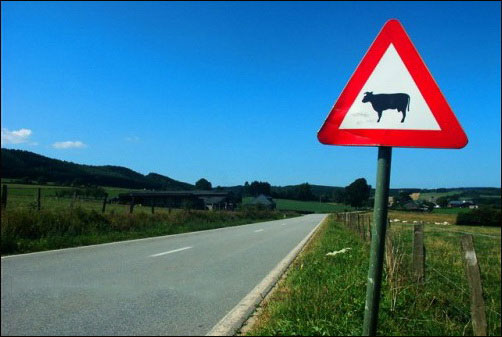
#> input picture src/resource/test4.jpg, 502 x 337 px
$ python b.py   (older library calls are emulated)
#> lines starting #> are read from the running program, lines starting #| are printed output that depends on the picture; after the words box and inside, x2 and y2 are one past the last pixel; in counts of white or black regions, pixels touching at a corner belong together
import cv2
import numpy as np
import math
def getCenter(_max_contour):
    cx = 0
    cy = 0
    A = 0
    for i in range(len(_max_contour) - 1):
        xi = _max_contour[i][0][0]
        yi = _max_contour[i][0][1]
        xii = _max_contour[i + 1][0][0]
        yii = _max_contour[i + 1][0][1]
        tmp = (xi * yii) - (xii * yi)
        cx += (xi + xii) * tmp
        cy += (yi + yii) * tmp
        A += (xi * yii) - (xii * yi)
    A /= 2
    cx /= 6 * A
    cy /= 6 * A
    # cv2.circle(img_out, (int(cx), int(cy)), 2, (0, 255, 255), -1)
    return cx, cy


img_in = cv2.imread("./../resource/test4.jpg")
#> img_in is the input picture: shape (337, 502, 3); mean B, G, R 139.2, 113.6, 63.6
# pre-process the image by resizing it, converting it to
# graycale, blurring it, and computing an edge map
w, h, c = img_in.shape #img_in is the input image
#> w = 337; h = 502; c = 3
cv2.namedWindow("output");
cv2.moveWindow("output", 400,300);
cv2.namedWindow("input");
cv2.moveWindow("input", 400 + h + 50,300);
resize_coeff = 1
img = cv2.resize(img_in, (int(resize_coeff*h), int(resize_coeff*w)))

gray = cv2.cvtColor(img_in, cv2.COLOR_BGR2GRAY) # 흑백사진
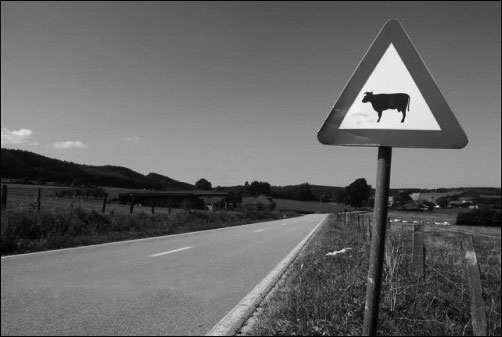
#> gray: shape (337, 502); min 1, max 253, mean 101.5
img = cv2.medianBlur(gray, 5) #Blur
img = cv2.Canny(img, 55, 190) #외곽선 추출
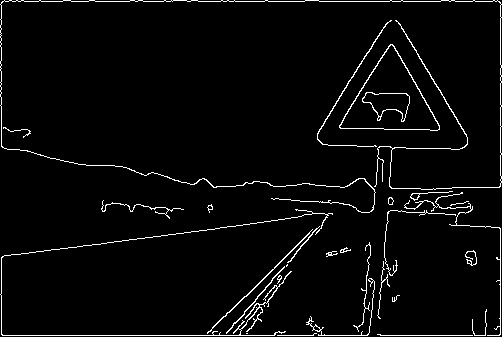
#> img: shape (337, 502); 3.4% white in thin lines or dots

img, contours, hierarchy = cv2.findContours(img, cv2.RETR_TREE, cv2.CHAIN_APPROX_SIMPLE)
#> contours = 41 contours, 22 with area under 20; largest, box (x1, y1, x2, y2) and area: (339, 44, 440, 131) 4582, (339, 44, 440, 131) 4481, (362, 92, 410, 122) 774, (362, 92, 410, 122) 738, (0, 0, 502, 213) 148
# print(contours)
max_index, max_area = max(enumerate([cv2.contourArea(x) for x in contours]), key = lambda x: x[1])
#> max_index = 34; max_area = 4582
# print(max_area, max_index)
max_contour = contours[max_index]
#> max_contour = contour of 141 points, box (x1, y1, x2, y2) (339, 44, 440, 131), area 4582

img_out = cv2.resize(img_in, (int(resize_coeff*h), int(resize_coeff*w)))
# print([max_contour][0])
cx, cy= getCenter(max_contour)
#> the loop in getCenter, `for i in range(len(_max_contour) - 1):` made 140 passes
#> (xi, yi, xii, yii, tmp, cx, cy, A) on passes 1 to 12: (390, 44, 388, 46, 868, 675304, 78120, 868), (388, 46, 388, 47, 388, 976392, 114204, 1256), (388, 47, 386, 49, 870, 1649772, 197724, 2126), (386, 49, 386, 50, 386, 1947764, 235938, 2512), (386, 50, 384, 52, 872, 2619204, 324882, 3384), (384, 52, 384, 53, 384, 2914116, 365202, 3768), (384, 53, 382, 55, 874, 3583600, 459594, 4642), (382, 55, 382, 56, 382, 3875448, 501996, 5024), (382, 56, 380, 58, 876, 4542960, 601860, 5900), (380, 58, 380, 59, 380, 4831760, 646320, 6280), (380, 59, 378, 61, 878, 5497284, 751680, 7158), (378, 61, 378, 62, 378, 5783052, 798174, 7536)
#> after the loop in getCenter, `for i in range(len(_max_contour) - 1):`: A = -9252; cx = -10785524; cy = -2740554
#> in getCenter, `A /= 2`: A = -4626
#> in getCenter, `cx /= 6 * A`: cx = 388.6
#> in getCenter, `cy /= 6 * A`: cy = 98.74
#> cx = 388.6; cy = 98.74
cv2.drawContours(img_out, [max_contour], 0, (0, 255, 100), 2)


tmp = max_contour * 4 // 3
#> tmp = contour of 141 points, box (x1, y1, x2, y2) (452, 58, 586, 174), area 8148
_cx, _cy= getCenter(tmp)
#> the loop in getCenter (call 2), `for i in range(len(_max_contour) - 1):` made 140 passes
#> (xi, yi, xii, yii, tmp, cx, cy, A) on passes 1 to 12: (520, 58, 517, 61, 1734, 1798158, 206346, 1734), (517, 61, 517, 62, 517, 2332736, 269937, 2251), (517, 62, 514, 65, 1737, 4123583, 490536, 3988), (514, 65, 514, 66, 514, 4651975, 557870, 4502), (514, 66, 512, 69, 1674, 6369499, 783860, 6176), (512, 69, 512, 70, 512, 6893787, 855028, 6688), (512, 70, 509, 73, 1746, 8676453, 1104706, 8434), (509, 73, 509, 74, 509, 9194615, 1179529, 8943), (509, 74, 506, 77, 1749, 10969850, 1443628, 10692), (506, 77, 506, 78, 506, 11481922, 1522058, 11198), (506, 78, 504, 81, 1674, 13172662, 1788224, 12872), (504, 81, 504, 82, 504, 13680694, 1870376, 13376)
#> (xi, yi, xii, yii, tmp) on pass 26: (488, 106, 488, 108, 976)
for i in range(len(tmp)):
    tmp[i][0][0] = tmp[i][0][0] - (_cx - cx)
    tmp[i][0][1] = tmp[i][0][1] - (_cy - cy)
#> this loop made 141 passes
cv2.drawContours(img_out, [tmp], 0, (0, 255, 100), 2)
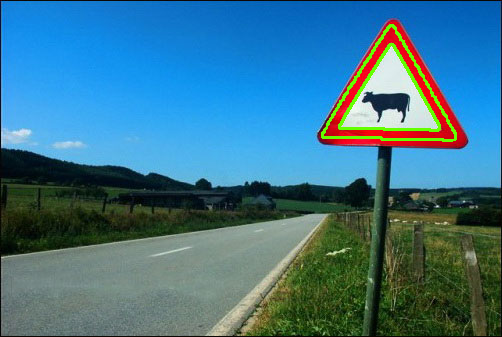
#> img_out: shape (337, 502, 3); mean B, G, R 138.2, 116.3, 61.9

cv2.imshow("output", img_out)
cv2.imshow("input", img)
cv2.waitKey(0)

$ run again, with src/resource/test1.jpg copied over src/resource/test4.jpg
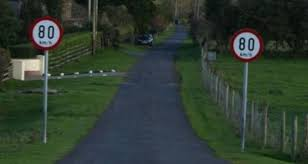
#> input picture src/resource/test1.jpg, 308 x 164 px
#> img_in is the input picture: shape (164, 308, 3); mean B, G, R 49.2, 60.4, 47.5
#> `img = cv2.Canny(img, 55, 190)`:
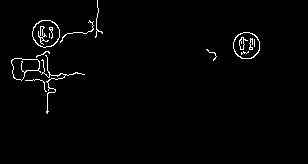
#> img: shape (164, 308); 1.6% white in thin lines or dots, all inside (x1, y1, x2, y2) = (11, 0, 260, 114)
#> contours = 25 contours, 14 with area under 20; largest, box (x1, y1, x2, y2) and area: (32, 20, 60, 48) 581, (32, 20, 60, 48) 556, (233, 32, 260, 59) 555, (233, 32, 260, 59) 530, (11, 58, 41, 81) 404
#> max_index = 15; max_area = 581
#> max_contour = contour of 40 points, box (x1, y1, x2, y2) (32, 20, 60, 48), area 581
#> the loop in getCenter, `for i in range(len(_max_contour) - 1):` made 39 passes
#> (xi, yi, xii, yii, tmp, cx, cy, A) on passes 1 to 8: (41, 20, 40, 21, 61, 4941, 2501, 61), (40, 21, 39, 21, 21, 6600, 3383, 82), (39, 21, 37, 23, 120, 15720, 8663, 202), (37, 23, 36, 23, 23, 17399, 9721, 225), (36, 23, 35, 24, 59, 21588, 12494, 284), (35, 24, 35, 25, 35, 24038, 14209, 319), (35, 25, 33, 27, 120, 32198, 20449, 439), (33, 27, 33, 30, 99, 38732, 26092, 538)
#> after the loop in getCenter, `for i in range(len(_max_contour) - 1):`: A = -1342; cx = -175383; cy = -122849
#> in getCenter, `A /= 2`: A = -671
#> in getCenter, `cx /= 6 * A`: cx = 43.56
#> in getCenter, `cy /= 6 * A`: cy = 30.51
#> `cx, cy= getCenter(max_contour)`: cx = 43.56; cy = 30.51
#> `tmp = max_contour * 4 // 3`: tmp = contour of 40 points, box (x1, y1, x2, y2) (42, 26, 79, 63), area 1038
#> the loop in getCenter (call 2), `for i in range(len(_max_contour) - 1):` made 39 passes
#> (xi, yi, xii, yii, tmp, cx, cy, A) on passes 1 to 8: (54, 26, 53, 28, 134, 14338, 7236, 134), (53, 28, 52, 28, 28, 17278, 8804, 162), (52, 28, 49, 30, 188, 36266, 19708, 350), (49, 30, 48, 30, 30, 39176, 21508, 380), (48, 30, 46, 32, 156, 53840, 31180, 536), (46, 32, 46, 33, 46, 58072, 34170, 582), (46, 33, 44, 36, 204, 76432, 48246, 786), (44, 36, 44, 40, 176, 91920, 61622, 962)
#> the loop `for i in range(len(tmp)):` made 40 passes
#> after the loop `for i in range(len(tmp)):`: tmp = contour of 40 points, box (x1, y1, x2, y2) (27, 16, 64, 53), area 1038
#> `cv2.drawContours(img_out, [tmp], 0, (0, 255, 100), 2)`:
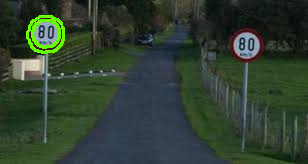
#> img_out: shape (164, 308, 3); mean B, G, R 48.5, 63.1, 47.8

$ run again, with src/resource/test3.jpg copied over src/resource/test4.jpg
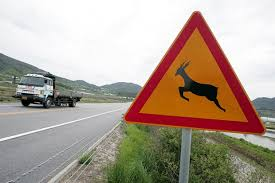
#> input picture src/resource/test3.jpg, 275 x 183 px
#> img_in is the input picture: shape (183, 275, 3); mean B, G, R 147.4, 160.6, 174.9
#> `img = cv2.Canny(img, 55, 190)`:
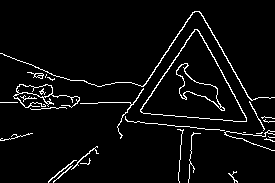
#> img: shape (183, 275); 4.5% white in thin lines or dots
#> contours = 38 contours, 27 with area under 20; largest, box (x1, y1, x2, y2) and area: (140, 29, 247, 122) 5042, (140, 29, 247, 122) 4940, (176, 63, 225, 111) 673, (176, 63, 221, 109) 608, (13, 84, 80, 108) 350
#> max_index = 31; max_area = 5042.5
#> max_contour = contour of 152 points, box (x1, y1, x2, y2) (140, 29, 247, 122), area 5042
#> the loop in getCenter, `for i in range(len(_max_contour) - 1):` made 151 passes
#> (xi, yi, xii, yii, tmp, cx, cy, A) on passes 1 to 3: (194, 29, 194, 30, 194, 75272, 11446, 194), (194, 30, 191, 33, 672, 333992, 53782, 866), (191, 33, 191, 34, 191, 406954, 66579, 1057)
#> after the loop in getCenter, `for i in range(len(_max_contour) - 1):`: A = -10172; cx = -5911263; cy = -2627520
#> in getCenter, `A /= 2`: A = -5086
#> in getCenter, `cx /= 6 * A`: cx = 193.7
#> in getCenter, `cy /= 6 * A`: cy = 86.1
#> `cx, cy= getCenter(max_contour)`: cx = 193.7; cy = 86.1
#> `tmp = max_contour * 4 // 3`: tmp = contour of 152 points, box (x1, y1, x2, y2) (186, 38, 329, 162), area 8974
#> the loop in getCenter (call 2), `for i in range(len(_max_contour) - 1):` made 151 passes
#> (xi, yi, xii, yii, tmp, cx, cy, A) on passes 1 to 3: (258, 38, 258, 40, 516, 266256, 40248, 516), (258, 40, 254, 44, 1192, 876560, 140376, 1708), (254, 44, 254, 45, 254, 1005592, 162982, 1962)
#> `cv2.drawContours(img_out, [tmp], 0, (0, 255, 100), 2)`:
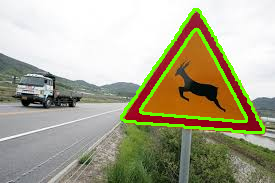
#> img_out: shape (183, 275, 3); mean B, G, R 144.2, 168.8, 171.7
